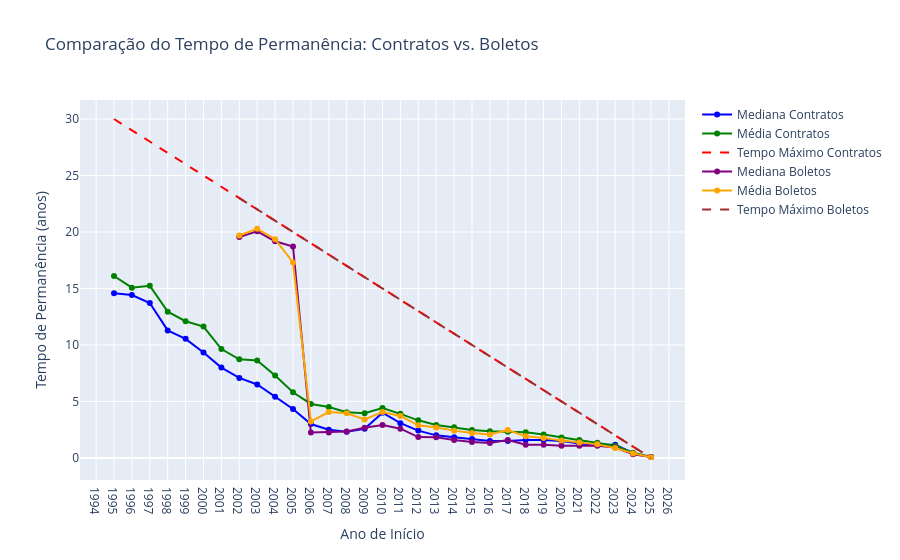

Source (notebook cell):
### Markdown cell above
### Completa

### Code cell
analisar_permanencia_comparada(tabela_nova_sdf)

### Figure 1 — Plotly figure (JSON) as saved in the notebook; plotly's stock layout.template omitted (floating-point values rounded to 4 significant figures)
{"data": [{"line": {"color": "blue"}, "mode": "lines+markers", "name": "Mediana Contratos", "type": "scatter", "x": [1995, 1996, 1997, 1998, 1999, 2000, 2001, 2002, 2003, 2004, 2005, 2006, 2007, 2008, 2009, 2010, 2011, 2012, 2013, 2014, 2015, 2016, 2017, 2018, 2019, 2020, 2021, 2022, 2023, 2024, 2025], "y": [14.59, 14.42, 13.71, 11.29, 10.54, 9.33, 8.0, 7.08, 6.5, 5.42, 4.33, 3.0, 2.5, 2.33, 2.58, 4.0, 3.08, 2.42, 2.0, 1.83, 1.67, 1.5, 1.5, 1.58, 1.58, 1.5, 1.29, 1.17, 1.17, 0.42, 0.08]}, {"line": {"color": "green"}, "mode": "lines+markers", "name": "Média Contratos", "type": "scatter", "x": [1995, 1996, 1997, 1998, 1999, 2000, 2001, 2002, 2003, 2004, 2005, 2006, 2007, 2008, 2009, 2010, 2011, 2012, 2013, 2014, 2015, 2016, 2017, 2018, 2019, 2020, 2021, 2022, 2023, 2024, 2025], "y": [16.11, 15.07, 15.24, 12.95, 12.1, 11.63, 9.639, 8.728, 8.635, 7.305, 5.815, 4.78, 4.517, 4.042, 3.956, 4.419, 3.902, 3.331, 2.918, 2.724, 2.482, 2.372, 2.328, 2.266, 2.066, 1.81, 1.591, 1.337, 1.081, 0.4699, 0.08]}, {"line": {"color": "red", "dash": "dash"}, "mode": "lines", "name": "Tempo Máximo Contratos", "type": "scatter", "x": [1995, 1996, 1997, 1998, 1999, 2000, 2001, 2002, 2003, 2004, 2005, 2006, 2007, 2008, 2009, 2010, 2011, 2012, 2013, 2014, 2015, 2016, 2017, 2018, 2019, 2020, 2021, 2022, 2023, 2024, 2025], "y": [30, 29, 28, 27, 26, 25, 24, 23, 22, 21, 20, 19, 18, 17, 16, 15, 14, 13, 12, 11, 10, 9, 8, 7, 6, 5, 4, 3, 2, 1, 0]}, {"line": {"color": "purple"}, "mode": "lines+markers", "name": "Mediana Boletos", "type": "scatter", "x": [2002, 2003, 2004, 2005, 2006, 2007, 2008, 2009, 2010, 2011, 2012, 2013, 2014, 2015, 2016, 2017, 2018, 2019, 2020, 2021, 2022, 2023, 2024, 2025], "y": [19.55, 20.06, 19.18, 18.72, 2.25, 2.26, 2.335, 2.67, 2.92, 2.59, 1.85, 1.83, 1.58, 1.42, 1.33, 1.58, 1.17, 1.17, 1.08, 1.08, 1.08, 0.92, 0.33, 0.08]}, {"line": {"color": "orange"}, "mode": "lines+markers", "name": "Média Boletos", "type": "scatter", "x": [2002, 2003, 2004, 2005, 2006, 2007, 2008, 2009, 2010, 2011, 2012, 2013, 2014, 2015, 2016, 2017, 2018, 2019, 2020, 2021, 2022, 2023, 2024, 2025], "y": [19.69, 20.28, 19.36, 17.3, 3.23, 4.059, 3.951, 3.412, 4.059, 3.722, 2.893, 2.703, 2.419, 2.211, 2.086, 2.469, 1.914, 1.777, 1.538, 1.358, 1.202, 0.8776, 0.405, 0.0625]}, {"line": {"color": "brown", "dash": "dash"}, "mode": "lines", "name": "Tempo Máximo Boletos", "type": "scatter", "x": [2002, 2003, 2004, 2005, 2006, 2007, 2008, 2009, 2010, 2011, 2012, 2013, 2014, 2015, 2016, 2017, 2018, 2019, 2020, 2021, 2022, 2023, 2024, 2025], "y": [23, 22, 21, 20, 19, 18, 17, 16, 15, 14, 13, 12, 11, 10, 9, 8, 7, 6, 5, 4, 3, 2, 1, 0]}], "layout": {"showlegend": true, "title": {"text": "Comparação do Tempo de Permanência: Contratos vs. Boletos"}, "xaxis": {"dtick": 1, "tickmode": "linear", "title": {"text": "Ano de Início"}}, "yaxis": {"title": {"text": "Tempo de Permanência (anos)"}}}}
